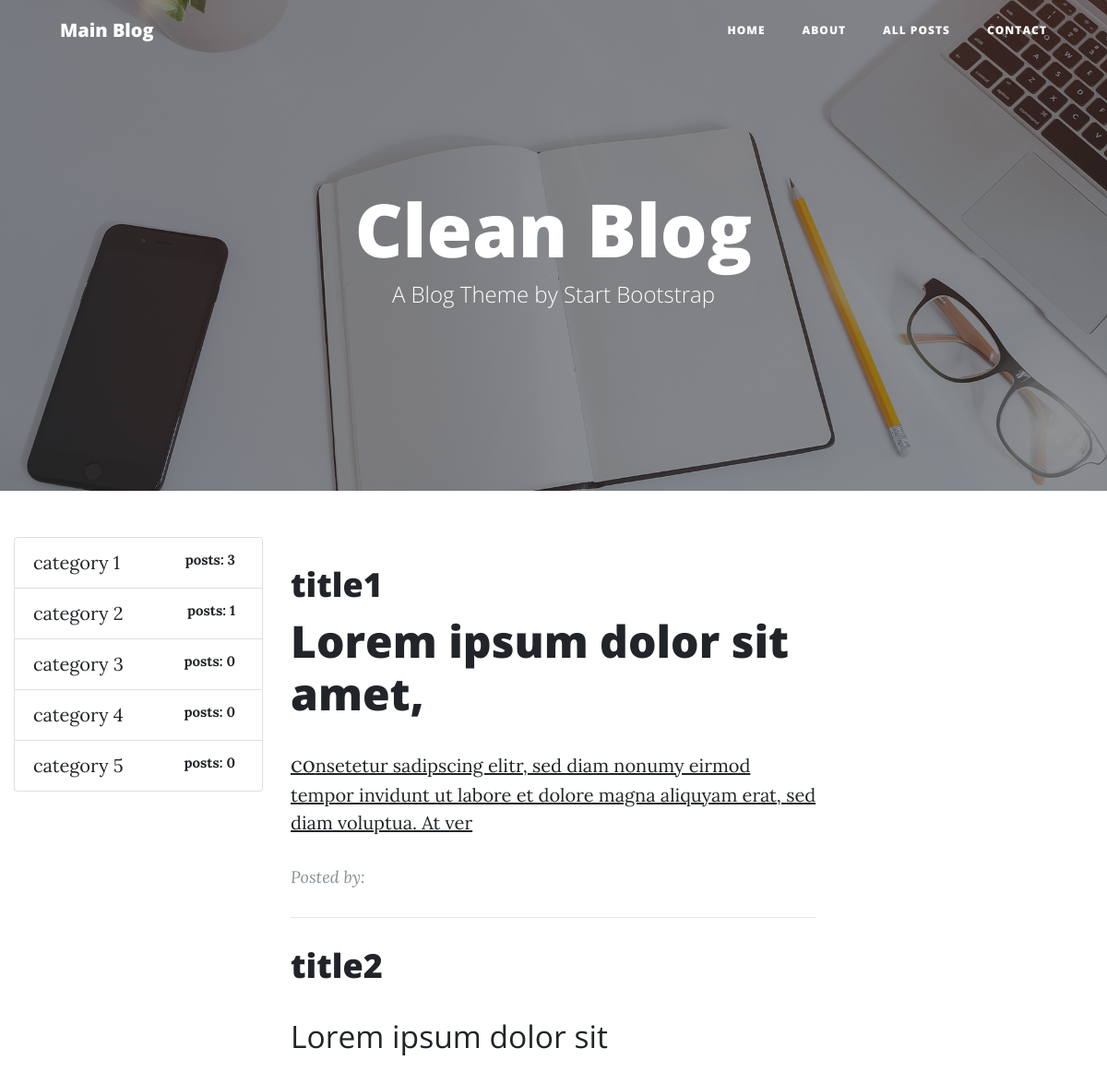
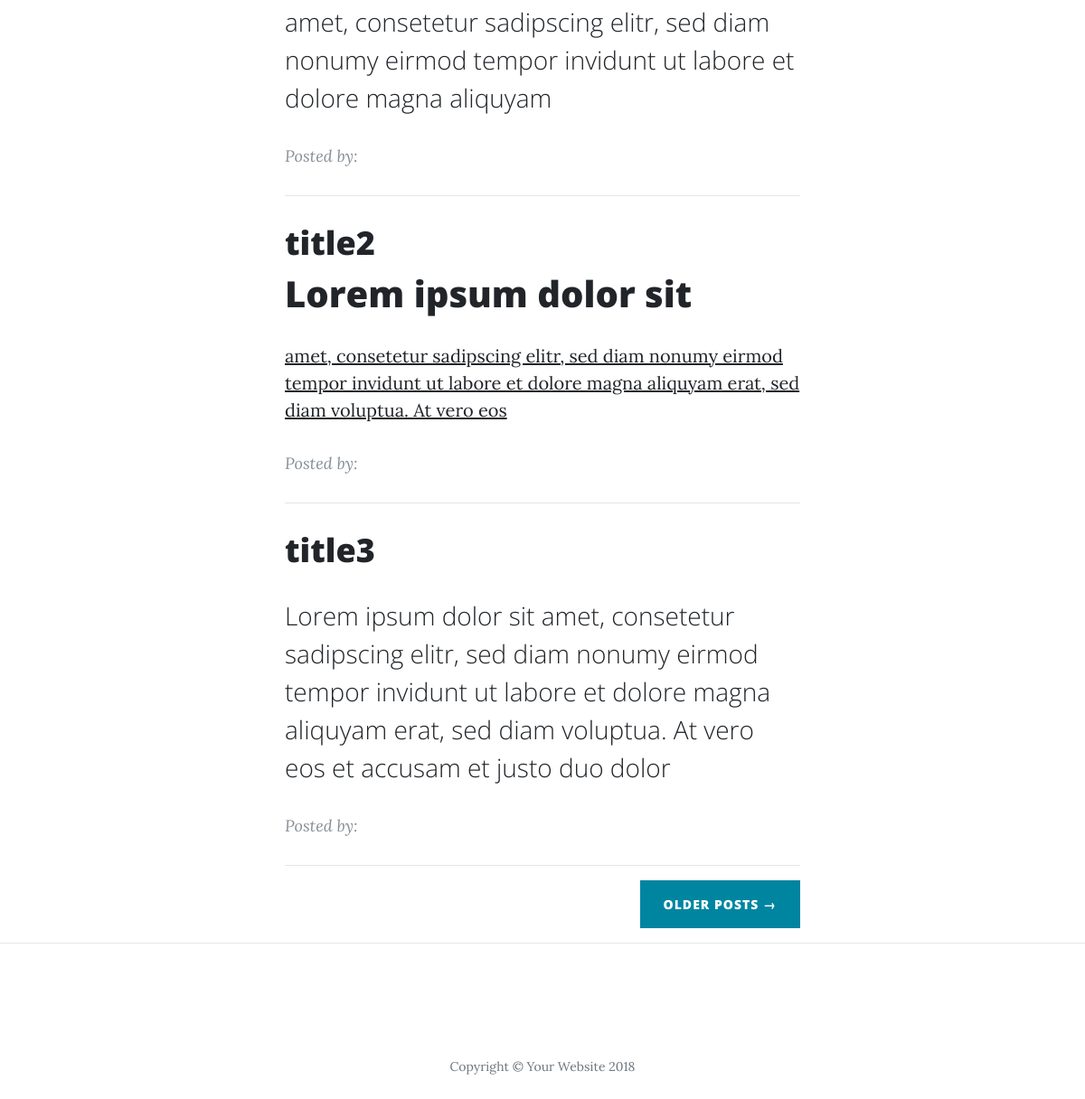
The page / on the database its author committed (2 pictures, top to bottom).
### tables this page shows
CREATE TABLE `tbl_category` (
  `category_id` int(2) NOT NULL,
  `category_name` varchar(55) NOT NULL,
  `category_description` text NOT NULL,
  `publication_status` tinyint(1) NOT NULL
);

CREATE TABLE `tbl_post` (
  `post_id` int(2) NOT NULL,
  `category_id` int(2) NOT NULL,
  `post_title` varchar(100) NOT NULL,
  `post_description` text NOT NULL,
  `publication_status` tinyint(1) NOT NULL
);

### application/controllers/Home_Controller.php (called while the page is built, shortened)
<?php
class Home_Controller extends CI_Controller
{
	public function index()
	{
		$result['published_post'] = $this->Super_Admin_Model->select_all_published_post();
		$result['published_category'] = $this->Super_Admin_Model->select_all_published_category();
		$data['main_content'] = $this->load->view('pages/home_content',$result,true);
		$this->load->view('layouts/master',$data);
	}
}
 ?>

### index.php (called while the page is built, shortened)
<?php
require_once BASEPATH.'core/CodeIgniter.php';

### application/models/Super_Admin_Model.php (called while the page is built, shortened)
<?php
class Super_Admin_Model extends CI_Model
{
	public function select_all_published_category()
	{
		$query = $this->db->where('publication_status',1)->get('tbl_category');
		$result = $query->result();
		return $result;
	}
	public function select_all_published_post()
	{
		$query = $this->db->where('publication_status',1)->get('tbl_post');
		$result = $query->result();
		return $result;
	}
	public function post_by_category($category_id)
	{
		$query = $this->db->where('publication_status',1)->where('category_id',$category_id)->get('tbl_post');
		$result = $query->result();
		return $result;
	}
}

### application/views/pages/home_content.php (the view, shortened to what this page needs)
<header class="masthead" style="background-image: url('front_end/img/home-bg.jpg')">
  <div class="overlay"></div>
  <div class="container">
    <div class="row">
      <div class="col-lg-8 col-md-10 mx-auto">
        <div class="site-heading">
          <h1>Clean Blog</h1>
          <span class="subheading">A Blog Theme by Start Bootstrap</span>
        </div>
      </div>
    </div>
  </div>
</header>
<div class="container-fluid">
  <div class="row">
    <div class="col-lg-3 ">
        <aside>
        <ul class="list-group">
          <?php if ($published_category): ?>
            <?php foreach ($published_category as $key => $value): ?>
              <a href="<?= base_url('get-post-by-category/'.$value->category_id) ?>" class="list-group-item">
                <?= $value->category_name ?>
                <?php if ($post = $this->Super_Admin_Model->post_by_category($value->category_id)): ?>
                    <span class="badge badge-default badge-pill float-right">posts: <?= count($post) ?></span>
                  <?php else: ?>
                    <span class="badge badge-default badge-pill float-right">posts: <?= '0' ?></span>
                <?php endif ?>
              </a>
            <?php endforeach ?>
          <?php endif ?>
        </ul>
        </aside>
    </div>
    <div class="col-lg-6 col-md-10 ">
    <?php if ($published_post): ?>
      <?php foreach ($published_post as $key => $value): ?>
        <div class="post-preview">
          <a href="<?= base_url('show-post/'.$value->post_id) ?>">
            <h2 class="post-title">
              <?= $value->post_title ?>
            </h2>
            <h3 class="post-subtitle">
              <?= substr($value->post_description,0,200) ?>
            </h3>
          </a>
          <p class="post-meta">Posted by: <?= $this->session->userdata('admin_name'); ?>
        </div>
        <hr>
      <?php endforeach ?>
    <?php endif ?>
      <div class="clearfix">
        <a class="btn btn-primary float-right" href="#">Older Posts &rarr;</a>
      </div>
    </div>
  </div>
</div>

### application/views/layouts/master.php (shortened to what this page needs)
<!DOCTYPE html>
<html lang="en">
  <head>
    <?= link_tag('front_end/vendor/bootstrap/css/bootstrap.min.css') ?>
    <?= link_tag('front_end/css/clean-blog.min.css') ?>
    <?= link_tag('front_end/css/myCustomcss.css') ?>
  </head>
  <body>
    <nav class="navbar navbar-expand-lg navbar-light fixed-top" id="mainNav">
      <div class="container">
        <a class="navbar-brand" href="<?= base_url('/') ?>">Main Blog</a>
        <div class="collapse navbar-collapse" id="navbarResponsive">
          <ul class="navbar-nav ml-auto">
            <li class="nav-item">
              <a class="nav-link" href="<?= base_url('/') ?>">Home</a>
            </li>
            <li class="nav-item">
              <a class="nav-link" href="<?= base_url('/about') ?>">About</a>
            </li>
            <li class="nav-item">
              <a class="nav-link" href="<?= base_url('/posts') ?>">All Posts</a>
            </li>
            <li class="nav-item">
              <a class="nav-link" href="<?= base_url('/contact') ?>">Contact</a>
            </li>
          </ul>
        </div>
      </div>
    </nav>
    <?= $main_content  ?>
    <hr>
    <footer>
      <div class="container">
        <div class="row">
          <div class="col-lg-8 col-md-10 mx-auto">
            <ul class="list-inline text-center">
            </ul>
            <p class="copyright text-muted">Copyright &copy; Your Website 2018</p>
          </div>
        </div>
      </div>
    </footer>
  </body>
</html>

### rows shown on the page
tbl_category: category_name "category 1", count($post) "3"
tbl_category: category_name "category 2", count($post) "1"
tbl_category: category_name "category 3", shows "posts:"
tbl_category: category_name "category 4", shows "posts:"
tbl_category: category_name "category 5", shows "posts:"
tbl_post: post_title "title1", post_description "Lorem ipsum dolor sit amet, co nsetetur sadipscing elitr, sed diam nonumy eirmod tempor invidunt ut labore et dolore magna aliquyam erat, sed diam voluptua. At ver"
tbl_post: post_title "title2", post_description "Lorem ipsum dolor sit amet, consetetur sadipscing elitr, sed diam nonumy eirmod tempor invidunt ut labore et dolore magna aliquyam"
tbl_post: post_title "title2", post_description "Lorem ipsum dolor sit amet, consetetur sadipscing elitr, sed diam nonumy eirmod tempor invidunt ut labore et dolore magna aliquyam erat, sed diam voluptua. At vero eos"
tbl_post: post_title "title3", post_description "Lorem ipsum dolor sit amet, consetetur sadipscing elitr, sed diam nonumy eirmod tempor invidunt ut labore et dolore magna aliquyam erat, sed diam voluptua. At vero eos et accusam et justo duo dolor"
